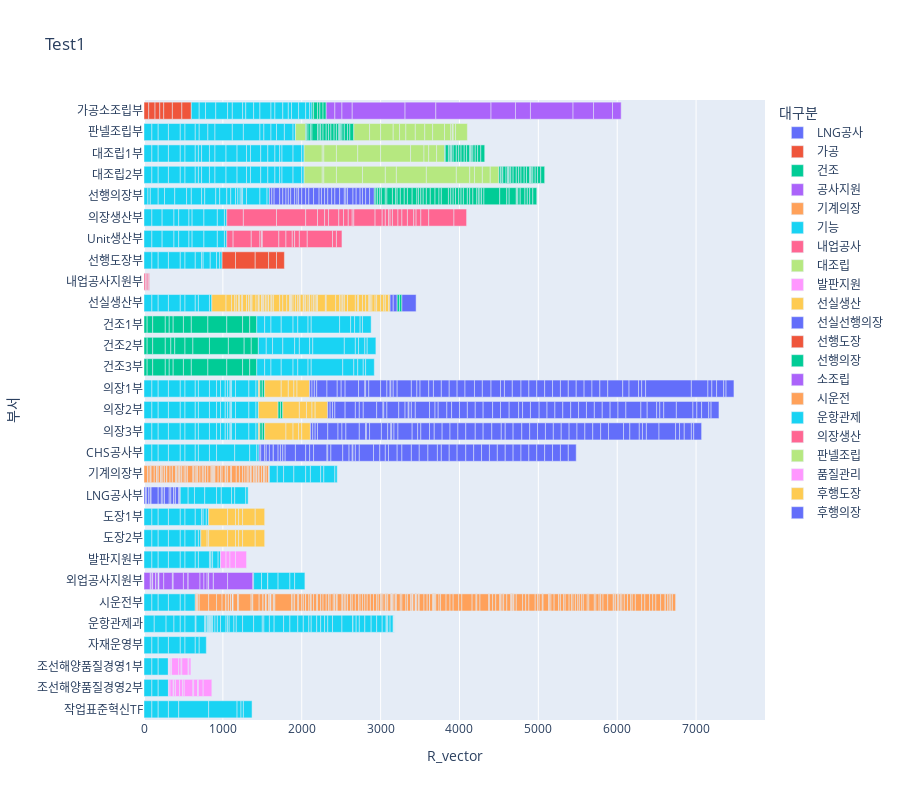

The cell this chart's notebook holds for it:
### Code cell
fig = px.bar(gdf, x="R_vector", y="부서", color='대구분', orientation='h',
             hover_data=["대구분", "WORK_STAND_NM", "R_vector"],
             height=800,
             title='Test1',
            category_orders = {"부서":
                              ["가공소조립부", "판넬조립부", "대조립1부", "대조립2부",
                              "선행의장부", "의장생산부", "Unit생산부", "선행도장부", "내업공사지원부",
                              "선실생산부", "건조1부", "건조2부", "건조3부", "의장1부", "의장2부",
                              "의장3부", "CHS공사부", "기계의장부", "LNG공사부", "도장1부", "도장2부","발판지원부",
                              "외업공사지원부", "시운전부", "운항관제과", "자재운영부", "조선해양품질경영1부", "조선해양품질경영2부", "작업표준혁신TF"]})
fig.show()

### Figure 1 — Plotly figure (JSON) as saved in the notebook; plotly's stock layout.template omitted (floating-point values rounded to 4 significant figures; data arrays with more than 128 entries replaced by an {"elided": "..."} marker saying what was removed)
{"data": [{"alignmentgroup": "True", "customdata": [["LNG공사", "CARGO TANK MEMB. PANEL보온 I/P 설치", 20], ["LNG공사", "CARGO TANK MEMB. PANEL보온 TPX/TBP 설치", 10], ["LNG공사", "CARGO TANK MEMB. S/OPENING 보온", 30], ["LNG공사", "CARGO TANK MEMB. MARKING", 20], ["LNG공사", "CARGO TANK MEMB. 설치 MEMB. FIT-UP", 10], ["LNG공사", "CARGO TANK MEMB. 설치 MEMB. 용접", 90], ["LNG공사", "CARGO TANK MEMB.의장설치 G/DOME", 40], ["LNG공사", "CARGO TANK MEMB.의장설치 N2 PIPE", 20], ["LNG공사", "CARGO TANK MEMB.의장설치 NH3 PIPE", 20], ["LNG공사", "CARGO TANK MEMB.의장설치 P/TOWER", 60], ["LNG공사", "CARGO TANK MEMB.의장설치 SENSOR", 20], ["LNG공사", "CARGO TANK MEMB.의장설치 SPRAY LINE", 40], ["LNG공사", "CARGO TANK TIGHTNESS TEST", 0], ["LNG공사", "LNG Truss 설치", 20], ["LNG공사", "LNG Truss 조립", 40], ["LNG공사", "LNG Truss 탑재", 10], ["LNG공사", "LNG Truss 해체", 10]], "hovertemplate": "대구분=%{customdata[0]}<br>R_vector=%{customdata[2]}<br>부서=%{y}<br>WORK_STAND_NM=%{customdata[1]}<extra></extra>", "legendgroup": "LNG공사", "marker": {"color": "#636efa"}, "name": "LNG공사", "offsetgroup": "LNG공사", "orientation": "h", "showlegend": true, "textposition": "auto", "type": "bar", "x": [20, 10, 30, 20, 10, 90, 40, 20, 20, 60, 20, 40, 0, 20, 40, 10, 10], "xaxis": "x", "y": ["LNG공사부", "LNG공사부", "LNG공사부", "LNG공사부", "LNG공사부", "LNG공사부", "LNG공사부", "LNG공사부", "LNG공사부", "LNG공사부", "LNG공사부", "LNG공사부", "LNG공사부", "LNG공사부", "LNG공사부", "LNG공사부", "LNG공사부"], "yaxis": "y"}, {"alignmentgroup": "True", "customdata": [["가공", "선각 철의장품/치공구류 제작", 60], ["가공", "주판재/내부재 선별", 80], ["가공", "성형", 60], ["가공", "강재 적치", 50], ["가공", "전처리", 110], ["가공", "GAS 절단", 120], ["가공", "플라즈마 절단", 120]], "hovertemplate": "대구분=%{customdata[0]}<br>R_vector=%{customdata[2]}<br>부서=%{y}<br>WORK_STAND_NM=%{customdata[1]}<extra></extra>", "legendgroup": "가공", "marker": {"color": "#EF553B"}, "name": "가공", "offsetgroup": "가공", "orientation": "h", "showlegend": true, "textposition": "auto", "type": "bar", "x": [60, 80, 60, 50, 110, 120, 120], "xaxis": "x", "y": ["가공소조립부", "가공소조립부", "가공소조립부", "가공소조립부", "가공소조립부", "가공소조립부", "가공소조립부"], "yaxis": "y"}, {"alignmentgroup": "True", "customdata": [["건조", "반목 설치", 40], ["건조", "반목 설치", 40], ["건조", "반목 설치", 40], ["건조", "Tank Air Test", 70], ["건조", "Tank Strength Test", 160], ["건조", "Tank Air Test", 70], ["건조", "Tank Strength Test", 160], ["건조", "Tank Air Test", 70], ["건조", "Tank Strength Test", 160], ["건조", "대형철의장(라싱브릿지)", 50], ["건조", "대형철의장(해치카바)", 50], ["건조", "대형철의장(홀드)", 130], ["건조", "일반철의장", 100], ["건조", "대형철의장(라싱브릿지)", 70], ["건조", "대형철의장(해치카바)", 50], ["건조", "대형철의장(홀드)", 130], ["건조", "일반철의장", 100], ["건조", "대형철의장(라싱브릿지)", 50], ["건조", "대형철의장(해치카바)", 50], ["건조", "대형철의장(홀드)", 130], ["건조", "일반철의장", 100], ["건조", "DOCK 취부용접", 210], ["건조", "외판 Draft Mark 시공", 240], ["건조", "후PE2 취부용접", 200], ["건조", "DOCK 취부용접", 210], ["건조", "외판 Draft Mark 시공", 240], ["건조", "후PE2 취부용접", 200], ["건조", "DOCK 취부용접", 210], ["건조", "외판 Draft Mark 시공", 240], ["건조", "후PE2 취부용접", 200], ["건조", "DOCK 철목", 90], ["건조", "후PE 철목", 90], ["건조", "DOCK 철목", 90], ["건조", "후PE 철목", 90], ["건조", "DOCK 철목", 90], ["건조", "후PE 철목", 90]], "hovertemplate": "대구분=%{customdata[0]}<br>R_vector=%{customdata[2]}<br>부서=%{y}<br>WORK_STAND_NM=%{customdata[1]}<extra></extra>", "legendgroup": "건조", "marker": {"color": "#00cc96"}, "name": "건조", "offsetgroup": "건조", "orientation": "h", "showlegend": true, "textposition": "auto", "type": "bar", "x": [40, 40, 40, 70, 160, 70, 160, 70, 160, 50, 50, 130, 100, 70, 50, 130, 100, 50, 50, 130, 100, 210, 240, 200, 210, 240, 200, 210, 240, 200, 90, 90, 90, 90, 90, 90], "xaxis": "x", "y": ["건조1부", "건조2부", "건조3부", "건조1부", "건조1부", "건조2부", "건조2부", "건조3부", "건조3부", "건조1부", "건조1부", "건조1부", "건조1부", "건조2부", "건조2부", "건조2부", "건조2부", "건조3부", "건조3부", "건조3부", "건조3부", "건조1부", "건조1부", "건조1부", "건조2부", "건조2부", "건조2부", "건조3부", "건조3부", "건조3부", "건조1부", "건조1부", "건조2부", "건조2부", "건조3부", "건조3부"], "yaxis": "y"}, {"alignmentgroup": "True", "customdata": [["공사지원", "고소장비 라디에이터 교환", 80], ["공사지원", "고소장비 밧데리 교환", 10], ["공사지원", "고소장비 붐 스윙 모터 탈 부착 작업", 20], ["공사지원", "고소장비 붐 트랙 가이드 정비", 0], ["공사지원", "고소장비 시동모터, 제네레이터  (탈, 부착) 작업", 0], ["공사지원", "고소장비 연료주입 요령", 40], ["공사지원", "고소장비 예방정비", 0], ["공사지원", "고소장비 유압펌프 교체 탈/부착 작업", 30], ["공사지원", "고소장비 점검 및 조작점검", 10], ["공사지원", "고소차 관리(도크 및 PE장)", 0], ["공사지원", "고소차 붐 실린더 분해수리 작업", 0], ["공사지원", "고소차 붐 와이어 점검/조정 작업", 0], ["공사지원", "고소차 이동(Dock 및 호선 내,외부)", 60], ["공사지원", "고소차 타이어 교환 작업", 110], ["공사지원", "리미트 스위치 교환", 10], ["공사지원", "블록 입/출고 작업", 130], ["공사지원", "BALLASTING 작업", 60], ["공사지원", "D/W 지원 작업", 0], ["공사지원", "DEBALLASTING 작업", 150], ["공사지원", "SHORE POWER(S/P) CABLE 설치 및 철거", 50], ["공사지원", "STRENGTH TEST 지원", 40], ["공사지원", "U/T, S/P 철거 및 설치", 20], ["공사지원", "비상 설비 설치 및 철거", 0], ["공사지원", "생산 장비 결선 및 해체", 0], ["공사지원", "설비 보수", 60], ["공사지원", "소방 LINE 설치 및 철거", 0], ["공사지원", "유틸리티(U/T) 설치 및 철거", 180], ["공사지원", "조명등 설치 및 철거", 320], ["공사지원", "태풍 대비 설비 지원", 10]], "hovertemplate": "대구분=%{customdata[0]}<br>R_vector=%{customdata[2]}<br>부서=%{y}<br>WORK_STAND_NM=%{customdata[1]}<extra></extra>", "legendgroup": "공사지원", "marker": {"color": "#ab63fa"}, "name": "공사지원", "offsetgroup": "공사지원", "orientation": "h", "showlegend": true, "textposition": "auto", "type": "bar", "x": [80, 10, 20, 0, 0, 40, 0, 30, 10, 0, 0, 0, 60, 110, 10, 130, 60, 0, 150, 50, 40, 20, 0, 0, 60, 0, 180, 320, 10], "xaxis": "x", "y": ["외업공사지원부", "외업공사지원부", "외업공사지원부", "외업공사지원부", "외업공사지원부", "외업공사지원부", "외업공사지원부", "외업공사지원부", "외업공사지원부", "외업공사지원부", "외업공사지원부", "외업공사지원부", "외업공사지원부", "외업공사지원부", "외업공사지원부", "외업공사지원부", "외업공사지원부", "외업공사지원부", "외업공사지원부", "외업공사지원부", "외업공사지원부", "외업공사지원부", "외업공사지원부", "외업공사지원부", "외업공사지원부", "외업공사지원부", "외업공사지원부", "외업공사지원부", "외업공사지원부"], "yaxis": "y"}, {"alignmentgroup": "True", "customdata": {"elided": "82x3 mixed values"}, "hovertemplate": "대구분=%{customdata[0]}<br>R_vector=%{customdata[2]}<br>부서=%{y}<br>WORK_STAND_NM=%{customdata[1]}<extra></extra>", "legendgroup": "기계의장", "marker": {"color": "#FFA15A"}, "name": "기계의장", "offsetgroup": "기계의장", "orientation": "h", "showlegend": true, "textposition": "auto", "type": "bar", "x": [50, 0, 30, 0, 10, 40, 30, 0, 20, 0, 30, 10, 20, 20, 30, 0, 40, 30, 40, 20, 0, 0, 20, 10, 0, 20, 10, 30, 20, 20, 0, 70, 10, 20, 20, 10, 30, 30, 20, 20, 30, 40, 10, 10, 10, 10, 10, 40, 30, 20, 40, 10, 20, 40, 10, 60, 40, 40, 30, 30, 0, 20, 20, 0, 10, 30, 20, 0, 20, 0, 20, 10, 30, 30, 0, 10, 20, 30, 0, 0, 10, 0], "xaxis": "x", "y": ["기계의장부", "기계의장부", "기계의장부", "기계의장부", "기계의장부", "기계의장부", "기계의장부", "기계의장부", "기계의장부", "기계의장부", "기계의장부", "기계의장부", "기계의장부", "기계의장부", "기계의장부", "기계의장부", "기계의장부", "기계의장부", "기계의장부", "기계의장부", "기계의장부", "기계의장부", "기계의장부", "기계의장부", "기계의장부", "기계의장부", "기계의장부", "기계의장부", "기계의장부", "기계의장부", "기계의장부", "기계의장부", "기계의장부", "기계의장부", "기계의장부", "기계의장부", "기계의장부", "기계의장부", "기계의장부", "기계의장부", "기계의장부", "기계의장부", "기계의장부", "기계의장부", "기계의장부", "기계의장부", "기계의장부", "기계의장부", "기계의장부", "기계의장부", "기계의장부", "기계의장부", "기계의장부", "기계의장부", "기계의장부", "기계의장부", "기계의장부", "기계의장부", "기계의장부", "기계의장부", "기계의장부", "기계의장부", "기계의장부", "기계의장부", "기계의장부", "기계의장부", "기계의장부", "기계의장부", "기계의장부", "기계의장부", "기계의장부", "기계의장부", "기계의장부", "기계의장부", "기계의장부", "기계의장부", "기계의장부", "기계의장부", "기계의장부", "기계의장부", "기계의장부", "기계의장부"], "yaxis": "y"}, {"alignmentgroup": "True", "customdata": {"elided": "343x3 mixed values"}, "hovertemplate": "대구분=%{customdata[0]}<br>R_vector=%{customdata[2]}<br>부서=%{y}<br>WORK_STAND_NM=%{customdata[1]}<extra></extra>", "legendgroup": "기능", "marker": {"color": "#19d3f3"}, "name": "기능", "offsetgroup": "기능", "orientation": "h", "showlegend": true, "textposition": "auto", "type": "bar", "x": {"elided": "343 int values"}, "xaxis": "x", "y": {"elided": "343 str values"}, "yaxis": "y"}, {"alignmentgroup": "True", "customdata": [["내업공사", "Stock장 배재", 20], ["내업공사", "공장내 배재", 20], ["내업공사", "라틸 운전", 0], ["내업공사", "부재 적치 및 투입", 20], ["내업공사", "현도장 곡절단", 10]], "hovertemplate": "대구분=%{customdata[0]}<br>R_vector=%{customdata[2]}<br>부서=%{y}<br>WORK_STAND_NM=%{customdata[1]}<extra></extra>", "legendgroup": "내업공사", "marker": {"color": "#FF6692"}, "name": "내업공사", "offsetgroup": "내업공사", "orientation": "h", "showlegend": true, "textposition": "auto", "type": "bar", "x": [20, 20, 0, 20, 10], "xaxis": "x", "y": ["내업공사지원부", "내업공사지원부", "내업공사지원부", "내업공사지원부", "내업공사지원부"], "yaxis": "y"}, {"alignmentgroup": "True", "customdata": [["대조립", "선PE 취부용접", 230], ["대조립", "선PE 취부용접", 230], ["대조립", "곡성형(PRESS)", 20], ["대조립", "곡외판 Line Heating 성형", 160], ["대조립", "곡성형(PRESS)", 20], ["대조립", "곡외판 Line Heating 성형", 160], ["대조립", "곡중조_대조립1공장", 270], ["대조립", "곡중조_대조립2공장", 290], ["대조립", "곡중조_2야드대조립공장", 330], ["대조립", "곡중조_대조립2공장", 290], ["대조립", "곡조립_대조립1공장", 380], ["대조립", "Manifold 제작", 140], ["대조립", "곡조립_2야드대조립공장", 380], ["대조립", "곡조립_대조립2공장", 380], ["대조립", "턴오버", 170], ["대조립", "턴오버", 170], ["대조립", "턴오버", 130], ["대조립", "판계(주판)", 60], ["대조립", "판계(형강)", 100], ["대조립", "판계(주판)", 60], ["대조립", "판계(형강)", 100], ["대조립", "평중조_대조립1공장", 100], ["대조립", "평중조_2야드대조립공장", 100], ["대조립", "평중조_대조립2공장", 110]], "hovertemplate": "대구분=%{customdata[0]}<br>R_vector=%{customdata[2]}<br>부서=%{y}<br>WORK_STAND_NM=%{customdata[1]}<extra></extra>", "legendgroup": "대조립", "marker": {"color": "#B6E880"}, "name": "대조립", "offsetgroup": "대조립", "orientation": "h", "showlegend": true, "textposition": "auto", "type": "bar", "x": [230, 230, 20, 160, 20, 160, 270, 290, 330, 290, 380, 140, 380, 380, 170, 170, 130, 60, 100, 60, 100, 100, 100, 110], "xaxis": "x", "y": ["대조립1부", "대조립2부", "대조립1부", "대조립1부", "대조립2부", "대조립2부", "대조립1부", "대조립1부", "대조립2부", "대조립2부", "대조립1부", "대조립2부", "대조립2부", "대조립2부", "대조립1부", "대조립2부", "판넬조립부", "대조립1부", "대조립1부", "대조립2부", "대조립2부", "대조립1부", "대조립2부", "대조립2부"], "yaxis": "y"}, {"alignmentgroup": "True", "customdata": [["발판지원", "발판시설물 설치", 70], ["발판지원", "발판시설물 점검", 50], ["발판지원", "발판시설물 철거", 70], ["발판지원", "블록안전시설 설치", 140]], "hovertemplate": "대구분=%{customdata[0]}<br>R_vector=%{customdata[2]}<br>부서=%{y}<br>WORK_STAND_NM=%{customdata[1]}<extra></extra>", "legendgroup": "발판지원", "marker": {"color": "#FF97FF"}, "name": "발판지원", "offsetgroup": "발판지원", "orientation": "h", "showlegend": true, "textposition": "auto", "type": "bar", "x": [70, 50, 70, 140], "xaxis": "x", "y": ["발판지원부", "발판지원부", "발판지원부", "발판지원부"], "yaxis": "y"}, {"alignmentgroup": "True", "customdata": {"elided": "86x3 mixed values"}, "hovertemplate": "대구분=%{customdata[0]}<br>R_vector=%{customdata[2]}<br>부서=%{y}<br>WORK_STAND_NM=%{customdata[1]}<extra></extra>", "legendgroup": "선실생산", "marker": {"color": "#FECB52"}, "name": "선실생산", "offsetgroup": "선실생산", "orientation": "h", "showlegend": true, "textposition": "auto", "type": "bar", "x": [180, 70, 40, 20, 30, 10, 30, 10, 50, 30, 0, 20, 20, 0, 50, 30, 0, 10, 30, 0, 20, 0, 10, 20, 20, 20, 0, 30, 10, 20, 0, 80, 40, 50, 40, 0, 10, 0, 10, 20, 30, 30, 20, 10, 40, 10, 20, 30, 20, 0, 0, 0, 30, 20, 20, 20, 10, 100, 10, 120, 50, 20, 20, 20, 0, 40, 0, 100, 30, 10, 20, 250, 20, 50, 40, 40, 10, 10, 20, 40, 20, 50, 40, 20, 40, 20], "xaxis": "x", "y": ["선실생산부", "선실생산부", "선실생산부", "선실생산부", "선실생산부", "선실생산부", "선실생산부", "선실생산부", "선실생산부", "선실생산부", "선실생산부", "선실생산부", "선실생산부", "선실생산부", "선실생산부", "선실생산부", "선실생산부", "선실생산부", "선실생산부", "선실생산부", "선실생산부", "선실생산부", "선실생산부", "선실생산부", "선실생산부", "선실생산부", "선실생산부", "선실생산부", "선실생산부", "선실생산부", "선실생산부", "선실생산부", "선실생산부", "선실생산부", "선실생산부", "선실생산부", "선실생산부", "선실생산부", "선실생산부", "선실생산부", "선실생산부", "선실생산부", "선실생산부", "선실생산부", "선실생산부", "선실생산부", "선실생산부", "선실생산부", "선실생산부", "선실생산부", "선실생산부", "선실생산부", "선실생산부", "선실생산부", "선실생산부", "선실생산부", "선실생산부", "선실생산부", "선실생산부", "선실생산부", "선실생산부", "선실생산부", "선실생산부", "선실생산부", "선실생산부", "선실생산부", "선실생산부", "선실생산부", "선실생산부", "선실생산부", "의장1부", "의장2부", "의장3부", "선실생산부", "선실생산부", "선실생산부", "선실생산부", "선실생산부", "선실생산부", "선실생산부", "선실생산부", "선실생산부", "선실생산부", "선실생산부", "선실생산부", "선실생산부"], "yaxis": "y"}, {"alignmentgroup": "True", "customdata": [["선실선행의장", "Copper Pipe 설치_선실", 30], ["선실선행의장", "Cu-Ni Pipe 설치_선실", 30], ["선실선행의장", "Duct 설치 (Spiral, Square)", 70], ["선실선행의장", "EXH. Gas Pipe 설치_선실", 40], ["선실선행의장", "Galley Hood 설치", 40], ["선실선행의장", "Multi Core/Tray 설치", 30], ["선실선행의장", "PP-R Pipe 설치", 30], ["선실선행의장", "PVC Pipe Pipe 설치", 50], ["선실선행의장", "Steel Pipe 설치_선실", 30], ["선실선행의장", "SUS Pipe 설치_선실", 20], ["선실선행의장", "Coaming 설치 (Pipe, Oil, Save all)_선실", 40], ["선실선행의장", "Grating Frame 설치_선실", 50], ["선실선행의장", "Hatch 설치_선실", 40], ["선실선행의장", "Mushroom Ventilator 설치_선실", 60], ["선실선행의장", "Pad 설치_선실", 70], ["선실선행의장", "Platform 설치_선실", 30], ["선실선행의장", "Signal Post 설치", 40], ["선실선행의장", "Support 설치 (Pipe, Duct 등)", 40], ["선실선행의장", "Trolley Beam 설치_선실", 50], ["선실선행의장", "철의장 Seat 설치", 40], ["선실선행의장", "통행용 철의장 설치 (Hand Rail, Inclined Ladder 등)", 60], ["선실선행의장", "Main Stairway Body 설치", 60], ["선실선행의장", "목의장 마감재 설치 (Joiner Angle/Channel/Coaming Platae/Profile/HangerRod 등)", 20], ["선실선행의장", "Insulation Stud Pin 설치_선실", 20], ["선실선행의장", "Load Test_선실", 70], ["선실선행의장", "Window Hose Test", 40], ["선실선행의장", "수압검사 (Hyd. Test)", 50], ["선실선행의장", "전장 Coaming 설치", 40], ["선실선행의장", "전장 Seat 설치 (Lighting Seat, Alarm Seat 등)", 50], ["선실선행의장", "Cable Pipe 설치", 30], ["선실선행의장", "전로 설치 (Main, FB, SF 등)", 40], ["선실선행의장", "전장 Coaming 설치_선실", 50], ["선실선행의장", "전장 Seat 설치 (Lighting Seat, Alarm Seat 등)_선실", 60]], "hovertemplate": "대구분=%{customdata[0]}<br>R_vector=%{customdata[2]}<br>부서=%{y}<br>WORK_STAND_NM=%{customdata[1]}<extra></extra>", "legendgroup": "선실선행의장", "marker": {"color": "#636efa"}, "name": "선실선행의장", "offsetgroup": "선실선행의장", "orientation": "h", "showlegend": true, "textposition": "auto", "type": "bar", "x": [30, 30, 70, 40, 40, 30, 30, 50, 30, 20, 40, 50, 40, 60, 70, 30, 40, 40, 50, 40, 60, 60, 20, 20, 70, 40, 50, 40, 50, 30, 40, 50, 60], "xaxis": "x", "y": ["선행의장부", "선행의장부", "선행의장부", "선행의장부", "선행의장부", "선행의장부", "선행의장부", "선행의장부", "선행의장부", "선행의장부", "선행의장부", "선행의장부", "선행의장부", "선행의장부", "선행의장부", "선행의장부", "선행의장부", "선행의장부", "선행의장부", "선행의장부", "선행의장부", "선행의장부", "선행의장부", "선행의장부", "선행의장부", "선행의장부", "선행의장부", "선실생산부", "선실생산부", "선행의장부", "선행의장부", "선행의장부", "선행의장부"], "yaxis": "y"}, {"alignmentgroup": "True", "customdata": [["선행도장", "블록 보수 도장", 170], ["선행도장", "스프레이", 250], ["선행도장", "그리트 블라스팅", 170], ["선행도장", "그리트 수거", 100], ["선행도장", "소지 검사", 100]], "hovertemplate": "대구분=%{customdata[0]}<br>R_vector=%{customdata[2]}<br>부서=%{y}<br>WORK_STAND_NM=%{customdata[1]}<extra></extra>", "legendgroup": "선행도장", "marker": {"color": "#EF553B"}, "name": "선행도장", "offsetgroup": "선행도장", "orientation": "h", "showlegend": true, "textposition": "auto", "type": "bar", "x": [170, 250, 170, 100, 100], "xaxis": "x", "y": ["선행도장부", "선행도장부", "선행도장부", "선행도장부", "선행도장부"], "yaxis": "y"}, {"alignmentgroup": "True", "customdata": {"elided": "124x3 mixed values"}, "hovertemplate": "대구분=%{customdata[0]}<br>R_vector=%{customdata[2]}<br>부서=%{y}<br>WORK_STAND_NM=%{customdata[1]}<extra></extra>", "legendgroup": "선행의장", "marker": {"color": "#00cc96"}, "name": "선행의장", "offsetgroup": "선행의장", "orientation": "h", "showlegend": true, "textposition": "auto", "type": "bar", "x": [20, 10, 40, 20, 10, 10, 20, 20, 10, 40, 20, 10, 10, 20, 20, 30, 20, 50, 20, 70, 40, 10, 20, 30, 20, 70, 20, 50, 30, 40, 20, 40, 30, 30, 40, 30, 40, 20, 30, 40, 30, 30, 40, 30, 40, 20, 40, 50, 40, 60, 60, 20, 30, 30, 40, 50, 60, 50, 30, 90, 30, 30, 30, 40, 30, 30, 50, 30, 40, 50, 20, 30, 40, 30, 30, 40, 30, 30, 20, 20, 20, 30, 200, 90, 10, 10, 10, 10, 30, 90, 10, 10, 10, 10, 40, 20, 30, 30, 40, 50, 20, 30, 30, 40, 50, 30, 30, 30, 60, 30, 30, 40, 50, 30, 30, 30, 30, 30, 30, 20, 30, 40, 30, 50], "xaxis": "x", "y": ["가공소조립부", "대조립1부", "대조립1부", "대조립1부", "대조립1부", "대조립1부", "대조립2부", "대조립2부", "대조립2부", "대조립2부", "대조립2부", "대조립2부", "대조립2부", "선행의장부", "선행의장부", "선행의장부", "선행의장부", "선행의장부", "선행의장부", "선행의장부", "선행의장부", "판넬조립부", "판넬조립부", "판넬조립부", "판넬조립부", "판넬조립부", "판넬조립부", "가공소조립부", "가공소조립부", "가공소조립부", "대조립1부", "대조립1부", "대조립1부", "대조립1부", "대조립1부", "대조립1부", "대조립1부", "대조립2부", "대조립2부", "대조립2부", "대조립2부", "대조립2부", "대조립2부", "대조립2부", "대조립2부", "선행의장부", "선행의장부", "선행의장부", "선행의장부", "선행의장부", "선행의장부", "선행의장부", "선행의장부", "선행의장부", "선행의장부", "선행의장부", "선행의장부", "선행의장부", "선행의장부", "선행의장부", "선행의장부", "선행의장부", "선행의장부", "선행의장부", "선행의장부", "선행의장부", "선행의장부", "선행의장부", "선행의장부", "선행의장부", "판넬조립부", "판넬조립부", "판넬조립부", "판넬조립부", "판넬조립부", "판넬조립부", "판넬조립부", "판넬조립부", "선행의장부", "선행의장부", "선행의장부", "선행의장부", "선행의장부", "선행의장부", "대조립1부", "대조립1부", "대조립2부", "대조립2부", "선행의장부", "선행의장부", "선행의장부", "선행의장부", "판넬조립부", "판넬조립부", "가공소조립부", "대조립1부", "대조립1부", "대조립1부", "대조립1부", "대조립1부", "대조립2부", "대조립2부", "대조립2부", "대조립2부", "대조립2부", "선실생산부", "선실생산부", "선행의장부", "선행의장부", "선행의장부", "선행의장부", "선행의장부", "선행의장부", "의장1부", "의장1부", "의장2부", "의장2부", "의장3부", "의장3부", "판넬조립부", "판넬조립부", "판넬조립부", "판넬조립부", "판넬조립부"], "yaxis": "y"}, {"alignmentgroup": "True", "customdata": [["소조립", "소조 판계(대형)", 110], ["소조립", "소조 판계(소형)", 90], ["소조립", "소조 판계(인서트 부재)", 130], ["소조립", "소조(평중조)", 670], ["소조립", "일반 소조(1차 중조)", 390], ["소조립", "일반 소조(BOX중조)", 700], ["소조립", "일반 소조(T/O)", 310], ["소조립", "일반 소조(기본)", 190], ["소조립", "일반 소조(다층 중조)", 540], ["소조립", "일반 소조(박판)", 260], ["소조립", "선실 소조(일반)", 240], ["소조립", "선실 소조(판계)", 110]], "hovertemplate": "대구분=%{customdata[0]}<br>R_vector=%{customdata[2]}<br>부서=%{y}<br>WORK_STAND_NM=%{customdata[1]}<extra></extra>", "legendgroup": "소조립", "marker": {"color": "#ab63fa"}, "name": "소조립", "offsetgroup": "소조립", "orientation": "h", "showlegend": true, "textposition": "auto", "type": "bar", "x": [110, 90, 130, 670, 390, 700, 310, 190, 540, 260, 240, 110], "xaxis": "x", "y": ["가공소조립부", "가공소조립부", "가공소조립부", "가공소조립부", "가공소조립부", "가공소조립부", "가공소조립부", "가공소조립부", "가공소조립부", "가공소조립부", "가공소조립부", "가공소조립부"], "yaxis": "y"}, {"alignmentgroup": "True", "customdata": {"elided": "217x3 mixed values"}, "hovertemplate": "대구분=%{customdata[0]}<br>R_vector=%{customdata[2]}<br>부서=%{y}<br>WORK_STAND_NM=%{customdata[1]}<extra></extra>", "legendgroup": "시운전", "marker": {"color": "#FFA15A"}, "name": "시운전", "offsetgroup": "시운전", "orientation": "h", "showlegend": true, "textposition": "auto", "type": "bar", "x": {"elided": "217 int values"}, "xaxis": "x", "y": {"elided": "217 str values"}, "yaxis": "y"}, {"alignmentgroup": "True", "customdata": {"elided": "57x3 mixed values"}, "hovertemplate": "대구분=%{customdata[0]}<br>R_vector=%{customdata[2]}<br>부서=%{y}<br>WORK_STAND_NM=%{customdata[1]}<extra></extra>", "legendgroup": "운항관제", "marker": {"color": "#19d3f3"}, "name": "운항관제", "offsetgroup": "운항관제", "orientation": "h", "showlegend": true, "textposition": "auto", "type": "bar", "x": [10, 110, 10, 20, 10, 10, 10, 10, 10, 10, 10, 30, 30, 40, 70, 20, 20, 60, 30, 80, 140, 110, 20, 70, 60, 120, 80, 100, 70, 70, 30, 70, 50, 50, 40, 60, 120, 140, 0, 40, 40, 70, 80, 70, 70, 50, 10, 10, 30, 40, 10, 0, 0, 10, 0, 0, 0], "xaxis": "x", "y": ["운항관제과", "운항관제과", "운항관제과", "운항관제과", "운항관제과", "운항관제과", "운항관제과", "운항관제과", "운항관제과", "운항관제과", "운항관제과", "운항관제과", "운항관제과", "운항관제과", "운항관제과", "운항관제과", "운항관제과", "운항관제과", "운항관제과", "운항관제과", "운항관제과", "운항관제과", "운항관제과", "운항관제과", "운항관제과", "운항관제과", "운항관제과", "운항관제과", "운항관제과", "운항관제과", "운항관제과", "운항관제과", "운항관제과", "운항관제과", "운항관제과", "운항관제과", "운항관제과", "운항관제과", "운항관제과", "운항관제과", "운항관제과", "운항관제과", "운항관제과", "운항관제과", "운항관제과", "운항관제과", "운항관제과", "운항관제과", "운항관제과", "운항관제과", "운항관제과", "운항관제과", "운항관제과", "운항관제과", "운항관제과", "운항관제과", "운항관제과"], "yaxis": "y"}, {"alignmentgroup": "True", "customdata": [["의장생산", "M/UNIT 설치 (서포트)", 80], ["의장생산", "M/UNIT 설치 (의장품)", 230], ["의장생산", "M/UNIT 설치 (파이프)", 110], ["의장생산", "M/UNIT(2단 탑재)", 20], ["의장생산", "M/UNIT(반출)", 10], ["의장생산", "Manifold Sub Unit 제작", 210], ["의장생산", "SUS 일반 PCS 제작", 90], ["의장생산", "Manifold Sub Unit 제작", 210], ["의장생산", "Pump Tower 복관 제작", 420], ["의장생산", "Pump Tower 총조립 제작", 370], ["의장생산", "SUS Cargo Valve PCS 제작", 150], ["의장생산", "SUS 일반 PCS 제작", 90], ["의장생산", "비철(Copper) PCS 제작", 50], ["의장생산", "STEEL PCS 제작", 130], ["의장생산", "CHOCK LINER 가공", 60], ["의장생산", "COTTER 가공", 60], ["의장생산", "Coupling Key 홈 가공", 50], ["의장생산", "PIPE 나사가공", 20], ["의장생산", "R/D EDGE BAR 제작", 270], ["의장생산", "REAMER BOLT 제작", 90], ["의장생산", "SOUNDING PIPE SLOT HOLE 가공", 40], ["의장생산", "Stern Tubu Bush 가공", 40], ["의장생산", "사각 & 원형 HOLE 작업", 20], ["의장생산", "이경 SOCKET 제작", 30], ["의장생산", "블라스팅", 70], ["의장생산", "Moudule unit 절단", 80], ["의장생산", "Moudule unit 제작", 30], ["의장생산", "러그 절단", 60], ["의장생산", "러그 제작", 100], ["의장생산", "철의장품 제작", 320], ["의장생산", "H/cover fitting류 절단", 50], ["의장생산", "H/cover fitting류 제작", 70], ["의장생산", "H/cover fitting류 절단", 50], ["의장생산", "H/cover fitting류 제작", 70], ["의장생산", "Moudule unit 절단", 80], ["의장생산", "Moudule unit 제작", 30], ["의장생산", "러그 절단", 60], ["의장생산", "러그 제작", 100], ["의장생산", "철의장품 제작", 320], ["의장생산", "스프레이", 160]], "hovertemplate": "대구분=%{customdata[0]}<br>R_vector=%{customdata[2]}<br>부서=%{y}<br>WORK_STAND_NM=%{customdata[1]}<extra></extra>", "legendgroup": "의장생산", "marker": {"color": "#FF6692"}, "name": "의장생산", "offsetgroup": "의장생산", "orientation": "h", "showlegend": true, "textposition": "auto", "type": "bar", "x": [80, 230, 110, 20, 10, 210, 90, 210, 420, 370, 150, 90, 50, 130, 60, 60, 50, 20, 270, 90, 40, 40, 20, 30, 70, 80, 30, 60, 100, 320, 50, 70, 50, 70, 80, 30, 60, 100, 320, 160], "xaxis": "x", "y": ["Unit생산부", "Unit생산부", "Unit생산부", "Unit생산부", "Unit생산부", "Unit생산부", "Unit생산부", "의장생산부", "의장생산부", "의장생산부", "의장생산부", "의장생산부", "의장생산부", "의장생산부", "의장생산부", "의장생산부", "의장생산부", "의장생산부", "의장생산부", "의장생산부", "의장생산부", "의장생산부", "의장생산부", "의장생산부", "의장생산부", "Unit생산부", "Unit생산부", "Unit생산부", "Unit생산부", "Unit생산부", "Unit생산부", "Unit생산부", "의장생산부", "의장생산부", "의장생산부", "의장생산부", "의장생산부", "의장생산부", "의장생산부", "의장생산부"], "yaxis": "y"}, {"alignmentgroup": "True", "customdata": [["판넬조립", "선PE 취부용접", 200], ["판넬조립", "DOUBLE SLIT", 140], ["판넬조립", "평조립", 160], ["판넬조립", "판계(주판)_1야드", 80], ["판넬조립", "판계(주판)_2야드", 80], ["판넬조립", "판계(형강)_1야드", 120], ["판넬조립", "판계(형강)_2야드", 120], ["판넬조립", "평중조", 100], ["판넬조립", "평중조(F/Bay)", 150], ["판넬조립", "선실 조립(용접)", 80], ["판넬조립", "선실 조립(취부)", 20], ["판넬조립", "선실 판계(LONGI)", 10], ["판넬조립", "선실 판계(주판)", 30], ["판넬조립", "선실 판계(형강)", 150]], "hovertemplate": "대구분=%{customdata[0]}<br>R_vector=%{customdata[2]}<br>부서=%{y}<br>WORK_STAND_NM=%{customdata[1]}<extra></extra>", "legendgroup": "판넬조립", "marker": {"color": "#B6E880"}, "name": "판넬조립", "offsetgroup": "판넬조립", "orientation": "h", "showlegend": true, "textposition": "auto", "type": "bar", "x": [200, 140, 160, 80, 80, 120, 120, 100, 150, 80, 20, 10, 30, 150], "xaxis": "x", "y": ["판넬조립부", "판넬조립부", "판넬조립부", "판넬조립부", "판넬조립부", "판넬조립부", "판넬조립부", "판넬조립부", "판넬조립부", "판넬조립부", "판넬조립부", "판넬조립부", "판넬조립부", "판넬조립부"], "yaxis": "y"}, {"alignmentgroup": "True", "customdata": [["품질관리", "선행도장 및 P/E Block 소지 검사", 0], ["품질관리", "선행도장 및 P/E Block 후속/Final 검사", 10], ["품질관리", "후행도장 소지 검사", 0], ["품질관리", "후행도장 후속/Final 검사", 10], ["품질관리", "MT검사", 20], ["품질관리", "CNTR PAUT검사", 40], ["품질관리", "LNG 멤브레인 DPT 검사", 10], ["품질관리", "PT검사", 20], ["품질관리", "RT검사(RT ROOM)", 50], ["품질관리", "RT검사(옥외)", 40], ["품질관리", "UT검사", 20], ["품질관리", "강재,가공 검사", 0], ["품질관리", "선체 내업 Block 검사", 10], ["품질관리", "선체 외업 Joint 및 Dimension 검사", 10], ["품질관리", "선체 외업 Tank Test 검사", 0], ["품질관리", "시편용접 및 절단작업", 110], ["품질관리", "기계의장 설치 검사", 90], ["품질관리", "선실생산 의장 검사", 30], ["품질관리", "선행의장 검사", 10], ["품질관리", "시운전 작동 검사", 80], ["품질관리", "밀폐구역 의장품 검사", 10], ["품질관리", "의장 배관 설치 & 압력 검사", 30], ["품질관리", "의장 작동 검사", 0], ["품질관리", "전장 설치 검사", 0], ["품질관리", "가공 정도 체크 검사", 10], ["품질관리", "블록 정도 체크검사", 50], ["품질관리", "소조 정도 체크 검사", 0], ["품질관리", "펀치 및 화기데미지 방지 마킹 작업", 10], ["품질관리", "외업 정도 체크 검사", 60], ["품질관리", "의장 정도 관리 작업", 110]], "hovertemplate": "대구분=%{customdata[0]}<br>R_vector=%{customdata[2]}<br>부서=%{y}<br>WORK_STAND_NM=%{customdata[1]}<extra></extra>", "legendgroup": "품질관리", "marker": {"color": "#FF97FF"}, "name": "품질관리", "offsetgroup": "품질관리", "orientation": "h", "showlegend": true, "textposition": "auto", "type": "bar", "x": [0, 10, 0, 10, 20, 40, 10, 20, 50, 40, 20, 0, 10, 10, 0, 110, 90, 30, 10, 80, 10, 30, 0, 0, 10, 50, 0, 10, 60, 110], "xaxis": "x", "y": ["조선해양품질경영1부", "조선해양품질경영1부", "조선해양품질경영1부", "조선해양품질경영1부", "조선해양품질경영2부", "조선해양품질경영2부", "조선해양품질경영2부", "조선해양품질경영2부", "조선해양품질경영2부", "조선해양품질경영2부", "조선해양품질경영2부", "조선해양품질경영1부", "조선해양품질경영1부", "조선해양품질경영1부", "조선해양품질경영1부", "조선해양품질경영2부", "조선해양품질경영1부", "조선해양품질경영1부", "조선해양품질경영1부", "조선해양품질경영1부", "조선해양품질경영1부", "조선해양품질경영1부", "조선해양품질경영1부", "조선해양품질경영1부", "조선해양품질경영2부", "조선해양품질경영2부", "조선해양품질경영2부", "조선해양품질경영2부", "조선해양품질경영2부", "조선해양품질경영2부"], "yaxis": "y"}, {"alignmentgroup": "True", "customdata": [["후행도장", "스프레이", 240], ["후행도장", "청수 세척(워싱)", 100], ["후행도장", "탱크 도장 착수전 점검", 40], ["후행도장", "터치업", 50], ["후행도장", "Airless 펌프 이용한 도장작업", 80], ["후행도장", "Longi. 도장 작업", 20], ["후행도장", "스프레이", 240], ["후행도장", "청수 세척(워싱)", 100], ["후행도장", "탱크 도장 착수전 점검", 40], ["후행도장", "터치업", 50], ["후행도장", "스프레이", 210], ["후행도장", "청수 세척(워싱)", 90], ["후행도장", "탱크 도장 착수전 점검", 70], ["후행도장", "터치업", 40], ["후행도장", "스프레이", 210], ["후행도장", "청수 세척(워싱)", 90], ["후행도장", "탱크 도장 착수전 점검", 70], ["후행도장", "터치업", 40], ["후행도장", "스프레이", 270], ["후행도장", "청수 세척(워싱)", 90], ["후행도장", "탱크 도장 착수전 점검", 70], ["후행도장", "터치업", 40], ["후행도장", "가네트 블라스팅", 160], ["후행도장", "소지", 120], ["후행도장", "가네트 블라스팅", 160], ["후행도장", "소지", 120], ["후행도장", "소지", 160], ["후행도장", "소지", 160], ["후행도장", "소지", 110]], "hovertemplate": "대구분=%{customdata[0]}<br>R_vector=%{customdata[2]}<br>부서=%{y}<br>WORK_STAND_NM=%{customdata[1]}<extra></extra>", "legendgroup": "후행도장", "marker": {"color": "#FECB52"}, "name": "후행도장", "offsetgroup": "후행도장", "orientation": "h", "showlegend": true, "textposition": "auto", "type": "bar", "x": [240, 100, 40, 50, 80, 20, 240, 100, 40, 50, 210, 90, 70, 40, 210, 90, 70, 40, 270, 90, 70, 40, 160, 120, 160, 120, 160, 160, 110], "xaxis": "x", "y": ["도장1부", "도장1부", "도장1부", "도장1부", "도장2부", "도장2부", "도장2부", "도장2부", "도장2부", "도장2부", "의장1부", "의장1부", "의장1부", "의장1부", "의장2부", "의장2부", "의장2부", "의장2부", "의장3부", "의장3부", "의장3부", "의장3부", "도장1부", "도장1부", "도장2부", "도장2부", "의장1부", "의장2부", "의장3부"], "yaxis": "y"}, {"alignmentgroup": "True", "customdata": {"elided": "220x3 mixed values"}, "hovertemplate": "대구분=%{customdata[0]}<br>R_vector=%{customdata[2]}<br>부서=%{y}<br>WORK_STAND_NM=%{customdata[1]}<extra></extra>", "legendgroup": "후행의장", "marker": {"color": "#636efa"}, "name": "후행의장", "offsetgroup": "후행의장", "orientation": "h", "showlegend": true, "textposition": "auto", "type": "bar", "x": {"elided": "220 int values"}, "xaxis": "x", "y": {"elided": "220 str values"}, "yaxis": "y"}], "layout": {"barmode": "relative", "height": 800, "legend": {"title": {"text": "대구분"}, "tracegroupgap": 0}, "title": {"text": "Test1"}, "xaxis": {"anchor": "y", "domain": [0, 1], "title": {"text": "R_vector"}}, "yaxis": {"anchor": "x", "categoryarray": ["작업표준혁신TF", "조선해양품질경영2부", "조선해양품질경영1부", "자재운영부", "운항관제과", "시운전부", "외업공사지원부", "발판지원부", "도장2부", "도장1부", "LNG공사부", "기계의장부", "CHS공사부", "의장3부", "의장2부", "의장1부", "건조3부", "건조2부", "건조1부", "선실생산부", "내업공사지원부", "선행도장부", "Unit생산부", "의장생산부", "선행의장부", "대조립2부", "대조립1부", "판넬조립부", "가공소조립부"], "categoryorder": "array", "domain": [0, 1], "title": {"text": "부서"}}}}
